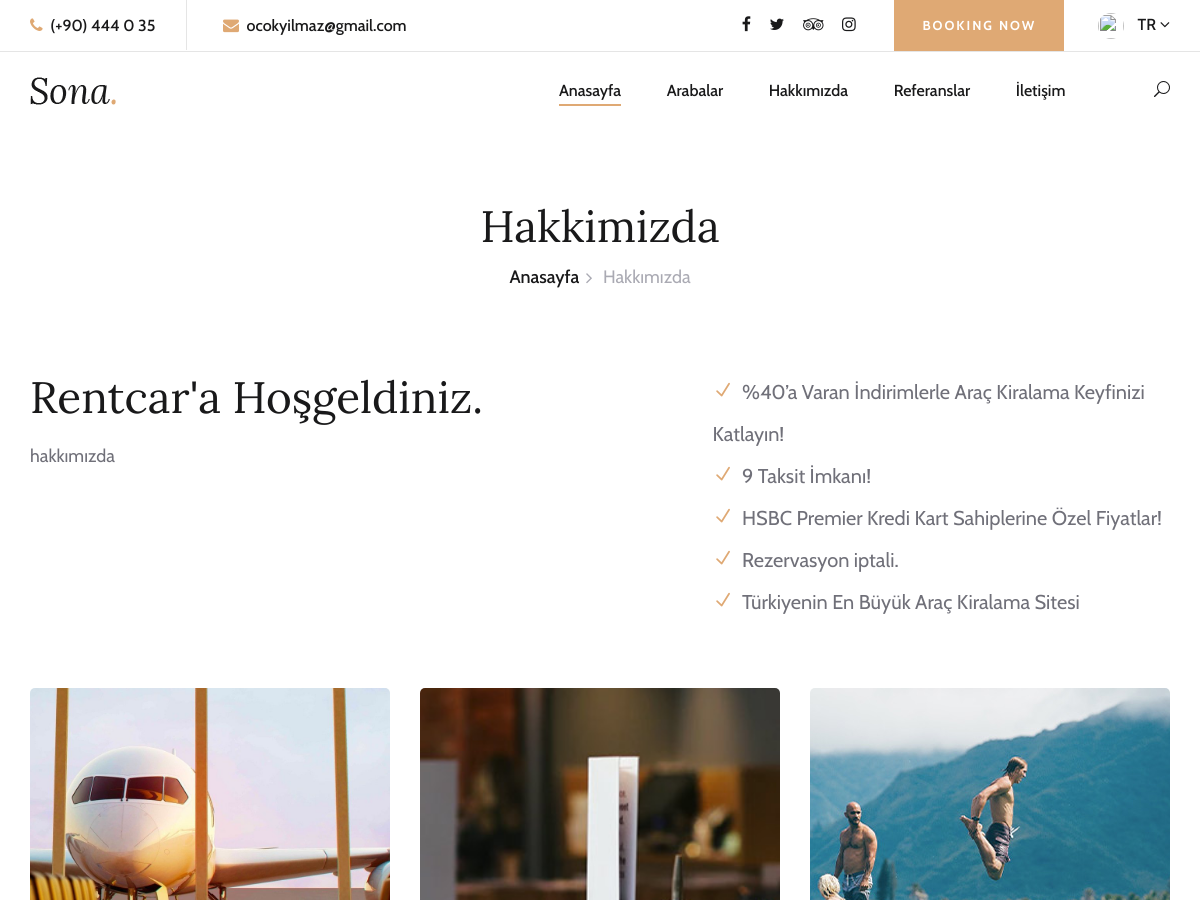
Before: /hakkimizda/ (upper part) with the older database file.
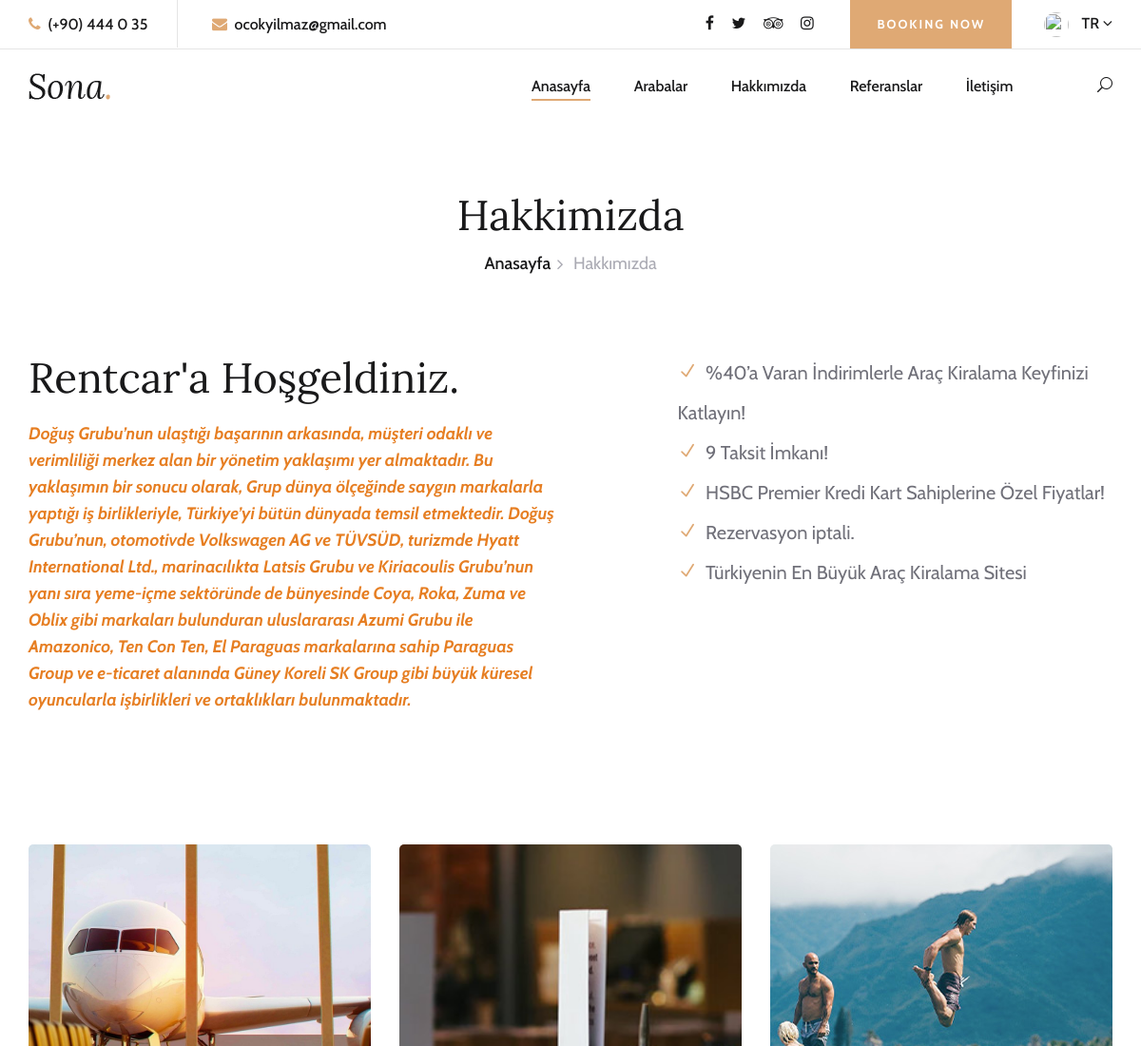
After: the same page with the newer database file.
### home/models.py (models this page shows, shortened)
class Setting(models.Model):
    STATUS = (
        ("True", "Evet"),
        ("False", "Hayır"),
    )
    title = models.CharField(blank=True,max_length=30)
    keywords = models.CharField(blank=True,max_length=255)
    description = models.CharField(blank=True,max_length=255)
    company = models.CharField(blank=True,max_length=30)
    adress = models.CharField(blank=True,max_length=255)
    phone = models.CharField(blank=True,max_length=255)
    fax = models.CharField(blank=True,max_length=30)
    email = models.CharField(blank=True,max_length=255)
    smtpserver = models.CharField(blank=True,max_length=20)
    smtpemail = models.CharField(blank=True,max_length=20)
    smtppassword = models.CharField(blank=True,max_length=20)
    smtpport = models.CharField(blank=True,max_length=5)
    icon = models.ImageField(blank=True,upload_to="images/")
    facebook = models.CharField(blank=True,max_length=255)
    instagram = models.CharField(blank=True,max_length=255)
    twitter = models.CharField(blank=True,max_length=255)
    aboutus = RichTextUploadingField(blank=True)
    contact = RichTextUploadingField(blank=True)
    references = RichTextUploadingField()
    slider1 = models.ImageField(blank=True,upload_to="images/")
    slider2 = models.ImageField(blank=True, upload_to="images/")
    slider3 = models.ImageField(blank=True, upload_to="images/")
    status = models.CharField(max_length=10, choices=STATUS)
    create_at = models.DateTimeField(auto_now_add=True)
    update_at = models.DateTimeField(auto_now=True)
    def image_tag(self):
        return mark_safe('<img src="{}"/>'.format(self.image.url))
    image_tag.short_description = "Image"

### home/views.py (the view)
# urls.py: path('hakkimizda/', views.hakkimizda, name='hakkimizda'),
def hakkimizda(request):
    setting = Setting.objects.get(pk=1)
    context = {'setting': setting,'page':'hakkimizda'}
    return render(request, 'hakkimizda.html', context)

### home/templates/hakkimizda.html (shortened to what this page needs)
{% extends "homebase.html" %}
 {% load static %}
{% block content %}
    <div class="breadcrumb-section">
        <div class="container">
            <div class="row">
                <div class="col-lg-12">
                    <div class="breadcrumb-text">
                        <h2>Hakkimizda</h2>
                        <div class="bt-option">
                            <a href="/">Anasayfa</a>
                            <span>Hakkımızda</span>
                        </div>
                    </div>
                </div>
            </div>
        </div>
    </div>
    <section class="aboutus-page-section spad">
        <div class="container">
            <div class="about-page-text">
                <div class="row">
                    <div class="col-lg-6">
                        <div class="ap-title">
                            <h2>Rentcar'a Hoşgeldiniz.</h2>
                            <p>{{ setting.aboutus | safe }}</p>
                        </div>
                    </div>
                    <div class="col-lg-5 offset-lg-1">
                        <ul class="ap-services">
                            <li><i class="icon_check"></i> %40’a Varan İndirimlerle Araç Kiralama Keyfinizi Katlayın!</li>
                            <li><i class="icon_check"></i> 9 Taksit İmkanı!</li>
                            <li><i class="icon_check"></i> HSBC Premier Kredi Kart Sahiplerine Özel Fiyatlar!</li>
                            <li><i class="icon_check"></i> Rezervasyon iptali.</li>
                            <li><i class="icon_check"></i> Türkiyenin En Büyük Araç Kiralama Sitesi</li>
                        </ul>
                    </div>
                </div>
            </div>
            <div class="about-page-services">
                <div class="row">
                    <div class="col-md-4">
                        <div class="ap-service-item set-bg" data-setbg="{% static 'img/about/about-p1.jpg'%}">
                        </div>
                    </div>
                    <div class="col-md-4">
                        <div class="ap-service-item set-bg" data-setbg="{% static 'img/about/about-p2.jpg'%}">
                        </div>
                    </div>
                    <div class="col-md-4">
                        <div class="ap-service-item set-bg" data-setbg="{% static 'img/about/about-p3.jpg'%}">
                        </div>
                    </div>
                </div>
            </div>
        </div>
    </section>
{% endblock %}

### home/templates/homebase.html (shortened to what this page needs)
<!DOCTYPE html>
<html lang="en">
<head>
    {% load static %}
    <link rel="stylesheet" href="{% static 'css/bootstrap.min.css'%} " type="text/css" />
    <link rel="stylesheet" href="{% static 'css/font-awesome.min.css'%} " type="text/css" />
    <link rel="stylesheet" href="{% static 'css/elegant-icons.css'%}" type="text/css"/>
    <link rel="stylesheet" href="{% static 'css/flaticon.css'%}" type="text/css"/>
    <link rel="stylesheet" href="{% static 'css/owl.carousel.min.css'%}" type="text/css"/>
    <link rel="stylesheet" href="{% static 'css/nice-select.css'%}" type="text/css"/>
    <link rel="stylesheet" href="{% static 'css/jquery-ui.min.css'%}" type="text/css"/>
    <link rel="stylesheet" href="{% static 'css/magnific-popup.css'%}" type="text/css"/>
    <link rel="stylesheet" href="{% static 'css/slicknav.min.css'%}" type="text/css"/>
    <link rel="stylesheet" href="{% static 'css/style.css'%}" type="text/css"/>
</head>
<body>
  {% include "header.html" %}
  {% block content  %}    {% endblock %}
</body>
</html>

### home/templates/header.html (shortened to what this page needs)
 {% load static %}
    <header class="header-section">
        <div class="top-nav">
            <div class="container">
                <div class="row">
                    <div class="col-lg-6">
                        <ul class="tn-left">
                            <li><i class="fa fa-phone"></i> (+90) 444 0 35</li>
                            <li><i class="fa fa-envelope"></i> ocokyilmaz@gmail.com</li>
                        </ul>
                    </div>
                    <div class="col-lg-6">
                        <div class="tn-right">
                            <div class="top-social">
                                <a href="https://www.facebook.com/oguzhancokyilmaz"><i class="fa fa-facebook"></i></a>
                                <a href="https://www.twitter.com/ocokyilmaz"><i class="fa fa-twitter"></i></a>
                                <a href="#"><i class="fa fa-tripadvisor"></i></a>
                                <a href="https://www.instagram.com/oguzhancokyilmaz"><i class="fa fa-instagram"></i></a>
                            </div>
                            <a href="#" class="bk-btn">Booking Now</a>
                            <div class="language-option">
                                <img src="{% static 'img/flag.png'%}" alt="">
                                <span>TR <i class="fa fa-angle-down"></i></span>
                            </div>
                        </div>
                    </div>
                </div>
            </div>
        </div>
        <div class="menu-item">
            <div class="container">
                <div class="row">
                    <div class="col-lg-2">
                        <div class="logo">
                            <a href="./index.html">
                                <img src="{% static 'img/logo.png'%}" alt="">
                            </a>
                        </div>
                    </div>
                    <div class="col-lg-10">
                        <div class="nav-menu">
                            <nav class="mainmenu">
                                <ul>
                                    <li class="active"><a href="/">Anasayfa</a></li>
                                    <li><a href="/arabalar">Arabalar</a>
                                    </li>
                                    <li><a href="/hakkimizda">Hakkımızda</a></li>
                                    <li><a href="/referanslar">Referanslar</a></li>
                                    <li><a href="/iletisim">İletişim</a></li>
                                </ul>
                            </nav>
                            <div class="nav-right search-switch">
                                <i class="icon_search"></i>
                            </div>
                        </div>
                    </div>
                </div>
            </div>
        </div>
    </header>

### home/templates/footer.html (shortened to what this page needs)
 {% load static %}

### home/static/css/style.css (style rules this page uses)
html, body { height: 100%; font-family: "Cabin", sans-serif; -webkit-font-smoothing: antialiased; font-smoothing: antialiased; }
h1, h2, h3, h4, h5, h6 { margin: 0; color: #111111; font-weight: 400; font-family: "Lora", serif; }
h2 { font-size: 36px; }
p { font-size: 16px; font-family: "Cabin", sans-serif; color: #6b6b6b; font-weight: 400; line-height: 26px; margin: 0 0 15px 0; }
img { max-width: 100%; }
ul, ol { padding: 0; margin: 0; }
.set-bg { background-repeat: no-repeat; background-size: cover; background-position: top center; }
.spad { padding-top: 100px; padding-bottom: 100px; }
.top-nav { border-bottom: 1px solid #e5e5e5; }
.top-nav .tn-left li { list-style: none; display: inline-block; font-size: 16px; color: #19191a; font-weight: 500; padding: 14px 0 12px; margin-right: 64px; position: relative; }
.top-nav .tn-left li:after { position: absolute; right: -32px; top: 0; width: 1px; height: 100%; background: #e5e5e5; content: ""; }
.top-nav .tn-left li:last-child { margin-right: 0; }
.top-nav .tn-left li:last-child:after { display: none; }
.top-nav .tn-left li i { color: #dfa974; margin-right: 4px; }
.top-nav .tn-right { text-align: right; }
.top-nav .tn-right .top-social { display: inline-block; margin-right: 35px; padding: 13px 0; }
.top-nav .tn-right .top-social a { display: inline-block; font-size: 16px; color: #19191a; margin-left: 15px; }
.top-nav .tn-right .bk-btn { display: inline-block; font-size: 13px; font-weight: 700; padding: 16px 28px 15px; background: #dfa974; color: #ffffff; text-transform: uppercase; letter-spacing: 2px; }
.top-nav .tn-right .language-option { display: inline-block; margin-left: 30px; cursor: pointer; padding: 13px 0px 11px; position: relative; }
.top-nav .tn-right .language-option img { height: 26px; width: 26px; border-radius: 50%; margin-right: 10px; }
.top-nav .tn-right .language-option span { font-size: 16px; color: #19191a; text-transform: uppercase; font-weight: 500; }
.menu-item { position: relative; z-index: 9; }
.menu-item .logo { padding: 25px 0; }
.menu-item .logo a { display: inline-block; }
.menu-item .nav-menu { text-align: right; }
.menu-item .nav-menu .mainmenu { display: inline-block; }
.menu-item .nav-menu .mainmenu li { list-style: none; display: inline-block; position: relative; z-index: 1; }
.menu-item .nav-menu .mainmenu li.active a:after { opacity: 1; }
.menu-item .nav-menu .mainmenu li a { font-size: 16px; color: #19191a; margin-right: 42px; font-weight: 500; display: inline-block; padding: 27px 0; position: relative; -webkit-transition: all 0.3s; -o-transition: all 0.3s; transition: all 0.3s; }
.menu-item .nav-menu .mainmenu li a:after { position: absolute; left: 0; top: 52px; width: 100%; height: 2px; background: #dfa974; content: ""; opacity: 0; -webkit-transition: all 0.3s; -o-transition: all 0.3s; transition: all 0.3s; }
.menu-item .nav-menu .nav-right { display: inline-block; margin-left: 43px; padding: 27px 0px; }
.menu-item .nav-menu .nav-right i { font-size: 16px; color: #19191a; cursor: pointer; }
.breadcrumb-section { padding-top: 70px; padding-bottom: 80px; }
.breadcrumb-text { text-align: center; }
.breadcrumb-text h2 { font-size: 44px; color: #19191a; margin-bottom: 12px; }
.breadcrumb-text .bt-option a { display: inline-block; font-size: 18px; color: #19191a; margin-right: 20px; position: relative; font-weight: 500; }
.breadcrumb-text .bt-option a:after { position: absolute; right: -13px; top: 1px; content: ""; font-size: 18px; font-family: "FontAwesome"; color: #aaaab3; }
.breadcrumb-text .bt-option span { display: inline-block; font-size: 18px; color: #aaaab3; }
.aboutus-page-section { padding-top: 0; padding-bottom: 70px; }
.about-page-text { margin-bottom: 65px; }
.about-page-text .ap-title { margin-bottom: 30px; }
.about-page-text .ap-title h2 { font-size: 44px; color: #19191a; margin-bottom: 18px; }
.about-page-text .ap-title p { font-size: 18px; color: #707079; line-height: 28px; }
.about-page-text .ap-services li { list-style: none; font-size: 20px; color: #707079; line-height: 42px; }
.about-page-text .ap-services li i { color: #dfa974; margin-right: 5px; }
.about-page-services .ap-service-item { position: relative; height: 420px; border-radius: 5px; margin-bottom: 30px; }
@media only screen and (min-width: 1200px) { .container { max-width: 1170px; } }

Changed rows visible on the page:
changed Setting: aboutus "hakkımızda" → "Doğuş Grubu’nun ulaştığı başarının arkasında, müşteri odaklı ve verimliliği merkez alan bir yönetim yaklaşımı yer almaktadır. Bu yaklaşımın bir sonucu olarak, Grup dünya ölçeğinde saygın markalarla yaptığı iş birlikleriyle, Türkiye’yi bütün dünyada temsil etmektedir. Doğuş Grubu’nun, otomotivde Volkswagen AG ve TÜVSÜD, turizmde Hyatt International Ltd., marinacılıkta Latsis Grubu ve Kiriacoulis Grubu’nun yanı sıra yeme-içme sektöründe de bünyesinde Coya, Roka, Zuma ve Oblix gibi markaları bulunduran uluslararası Azumi Grubu ile Amazonico, Ten Con Ten, El Paraguas markalarına sahip Paraguas Group ve e-ticaret alanında Güney Koreli SK Group gibi büyük küresel oyuncularla işbirlikleri ve…"
